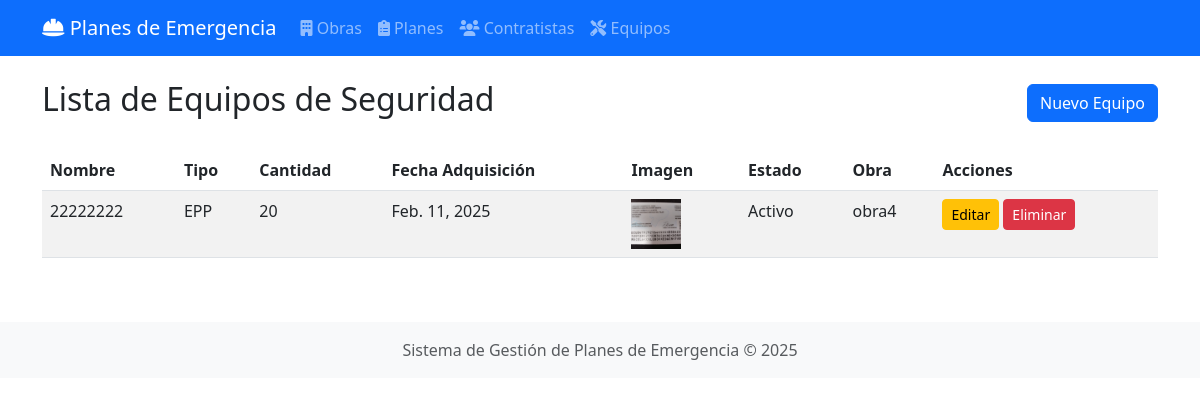
Screenshot of /equipos/ with the database file from the repository.
### construction/models.py (models this page shows, shortened)
class EquipoSeguridad(models.Model):
    TIPOS_EQUIPO = [
        ('Prevención', 'Prevención y Detección'),
        ('EPP', 'Equipo de Protección Personal'),
        ('Respuesta', 'Respuesta y Mitigación'),
        ('Comunicación', 'Comunicación de Emergencia'),
        ('Evacuación', 'Evacuación y Rescate'),
    ]
    ESTADO_OPCIONES = [
        ('Activo', 'Activo'),
        ('Inactivo', 'Inactivo'),
        ('Finalizado', 'Finalizado'),
    ]
    nombre = models.CharField(max_length=200)
    tipo = models.CharField(max_length=50, choices=TIPOS_EQUIPO)
    cantidad = models.IntegerField()
    fecha_adquisicion = models.DateField()
    estado = models.CharField(max_length=50, choices=ESTADO_OPCIONES, default='Activo')
    obra = models.ForeignKey(Obra, on_delete=models.CASCADE)
    imagen = models.ImageField(upload_to='equipo_imagenes/', null=True, blank=True)  # Campo de imagen

class Obra(models.Model):
    ESTADO_OPCIONES = [
        ('Activo', 'Activo'),
        ('Inactivo', 'Inactivo'),
        ('Finalizado', 'Finalizado'),
    ]
    nombre = models.CharField(max_length=200)
    direccion = models.CharField(max_length=300)
    fecha_inicio = models.DateField()
    fecha_fin = models.DateField()
    imagen = models.ImageField(upload_to='obras/', blank=True, null=True)
    estado = models.CharField(max_length=50, choices=ESTADO_OPCIONES, default='Activo')

### construction/views.py (the view)
# urls.py: path('equipos/', views.EquipoSeguridadListView.as_view(), name='equipo-list'),
class EquipoSeguridadListView(ListView):
    model = EquipoSeguridad
    template_name = 'construction/equipo_list.html'
    context_object_name = 'equipos'

### construction/templates/construction/equipo_list.html (shortened to what this page needs)
{% extends 'base.html' %}
{% block content %}
<div class="d-flex justify-content-between align-items-center mb-4">
    <h2>Lista de Equipos de Seguridad</h2>
    <a href="{% url 'equipo-create' %}" class="btn btn-primary">Nuevo Equipo</a>
</div>
<div class="table-responsive">
    <table id="tablaEquipos" class="table table-striped">
        <thead>
            <tr>
                <th>Nombre</th>
                <th>Tipo</th>
                <th>Cantidad</th>
                <th>Fecha Adquisición</th>
                <th>Imagen</th>
                <th>Estado</th>
                <th>Obra</th>
                <th>Acciones</th>
            </tr>
        </thead>
        <tbody>
            {% for equipo in equipos %}
            <tr>
                <td>{{ equipo.nombre }}</td>
                <td>{{ equipo.tipo }}</td>
                <td>{{ equipo.cantidad }}</td>
                <td>{{ equipo.fecha_adquisicion }}</td>
                <td>
                    {% if equipo.imagen %}
                        <img src="{{ equipo.imagen.url }}" alt="Imagen de {{ equipo.nombre }}" style="width: 50px; height: 50px; object-fit: cover;">
                    {% else %}
                        No disponible
                    {% endif %}
                </td>
                <td>{{ equipo.estado }}</td>
                <td>{{ equipo.obra.nombre }}</td>
                <td>
                    <a href="{% url 'equipo-update' equipo.pk %}" class="btn btn-sm btn-warning">Editar</a>
                    <a href="{% url 'equipo-delete' equipo.pk %}" class="btn btn-sm btn-danger">Eliminar</a>
                </td>
            </tr>
            {% empty %}
            <tr>
                <td colspan="7" class="text-center">No hay equipos de seguridad registrados.</td>
            </tr>
            {% endfor %}
        </tbody>
    </table>
</div>
{% endblock %}

### rows the page displays
EquipoSeguridad: nombre "22222222", tipo "EPP", cantidad "20", fecha_adquisicion "Feb. 11, 2025", imagen (picture), estado "Activo", obra.nombre "obra4"
